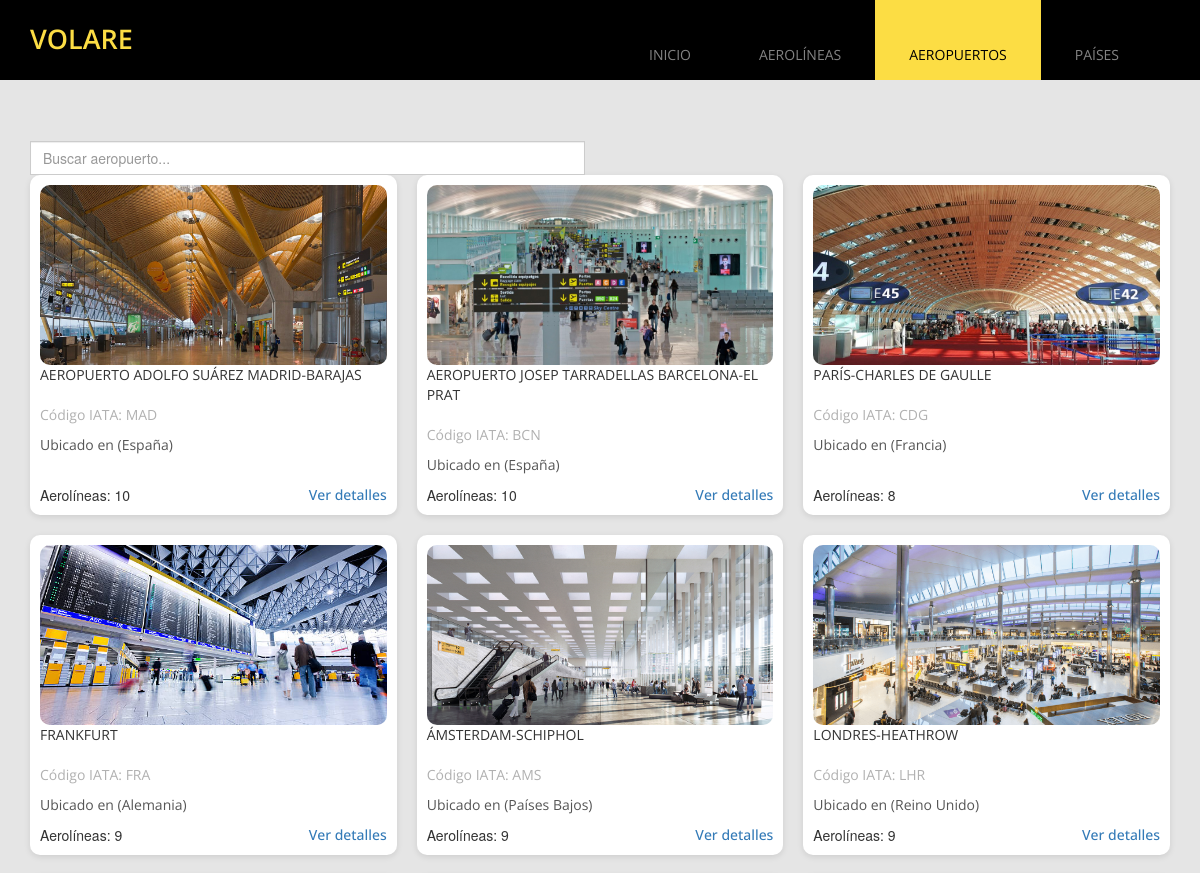
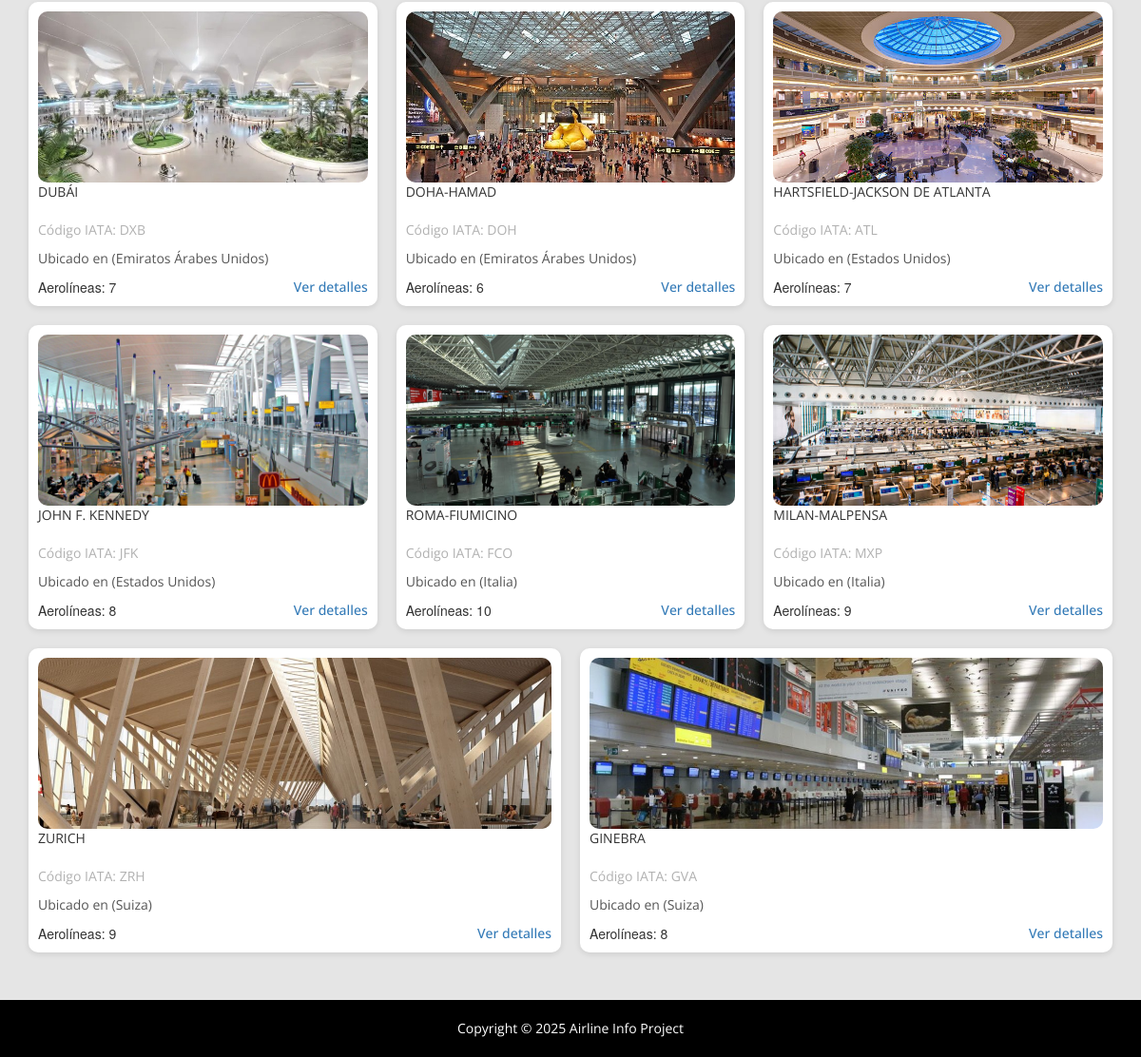
The page /aeropuertos/ on the database its author committed (2 pictures, top to bottom).
### appProyectoVolare/models.py (models this page shows, shortened)
class Aeropuerto(models.Model):
    id_aeropuerto = models.AutoField(primary_key=True)
    nombre = models.CharField(max_length=100)
    siglas = models.CharField(max_length=3)
    pais = models.ForeignKey(Pais, on_delete=models.CASCADE)
    foto = models.ImageField(upload_to='fotos_aeropuertos/')
    aerolineas = models.ManyToManyField(Aerolinea)

class Pais(models.Model):
    id_pais = models.AutoField(primary_key=True)
    nombre = models.CharField(max_length=100)
    bandera = models.ImageField(upload_to='banderas_paises/')
    curiosidad = models.TextField()

### appProyectoVolare/views.py (the view)
# urls.py: path('aeropuertos/', AeropuertoListView.as_view(), name='lista_aeropuertos'),
class AeropuertoListView(ListView):
    model = Aeropuerto
    template_name = 'aeropuertos.html'
    context_object_name = 'aeropuertos'

### appProyectoVolare/templates/aeropuertos.html (shortened to what this page needs)
{% extends 'base.html' %}
{% load static %}
{% block extra_css %}
<link rel="stylesheet" href="{% static 'css/aeropuertos.css' %}">
{% endblock %}
{% block content %}
<section class="container tm-home-section-1">
  <div class="row">
    <div class="tm-section-header">
      <div class="col-lg-3 col-md-3 col-sm-3"><hr></div>
      <div class="col-lg-6 col-md-6 col-sm-6">
        <h2 class="tm-section-title">Aeropuertos registrados</h2>
      </div>
      <div class="col-lg-3 col-md-3 col-sm-3"><hr></div>
    </div>
  </div>
  <div class="row mt-4">
    <div class="col-md-6 offset-md-3">
      <input
        type="text"
        id="buscador-aeropuertos"
        class="form-control"
        placeholder="Buscar aeropuerto..."
      >
    </div>
  </div>
  <div id="contenedor-aeropuertos">
    {% include "aeropuertos_items.html" with aeropuertos=aeropuertos %}
  </div>
</section>
{% endblock %}

### appProyectoVolare/templates/aeropuertos_items.html
{% load static %}
<div class="airport-grid">
  {% for aeropuerto in aeropuertos %}
    <div class="airport-card">
      {% if aeropuerto.foto %}
      <img src="{{ aeropuerto.foto.url }}"
           alt="{{ aeropuerto.nombre }}"
           class="airport-image">
      {% else %}
      <img src="{% static 'img/placeholder.png' %}"
           alt="Sin imagen"
           class="airport-image">
      {% endif %}
      <div class="airport-info">
        <p class="text-uppercase margin-bottom-20">{{ aeropuerto.nombre }}</p>
        <p class="gray-text">Código IATA: {{ aeropuerto.siglas }}</p>
        <p class="airport-description">
          Ubicado en {{ aeropuerto.ciudad }} ({{ aeropuerto.pais.nombre }})
        </p>
      </div>
      <div class="airport-footer">
        <span>Aerolíneas: {{ aeropuerto.aerolineas.count }}</span>
        <a href="{% url 'detalle_aeropuerto' aeropuerto.id_aeropuerto %}">
          Ver detalles
        </a>
      </div>
    </div>
  {% empty %}
    <p>No se encontraron aeropuertos.</p>
  {% endfor %}
</div>

### appProyectoVolare/static/css/templatemo-style.css (style rules this page uses)
ul,p { margin: 0; padding: 0; }
h1,h2,h3 { margin: 0; padding: 0; }
h1,h2,h3,a,p { font-family: 'Open Sans', sans-serif; }
body { overflow-x: hidden; }
.tm-gray-bg { background-color: #E5E5E5; }
.tm-home-section-1 { position: relative; top: -50px; }
.form-control { border-radius: 0; }
.tm-section-header { margin-bottom: 70px; overflow: hidden; }
.tm-section-title { text-align: center; text-transform: uppercase; font-size: 36px; font-weight: 300; }
.margin-bottom-20 { margin-bottom: 20px; }
.gray-text { color: #B1B1B1; }

### appProyectoVolare/static/css/aeropuertos.css (style rules this page uses)
.airport-image { width: 100%; height: 180px; aspect-ratio: 1 / 1; object-fit: cover; border-radius: 10px; }
.airport-grid { display: flex; flex-wrap: wrap; gap: 20px; }
.airport-card { flex: 1 1 calc(33.333% - 20px); display: flex; flex-direction: column; justify-content: space-between; background: white; padding: 10px; border-radius: 10px; box-shadow: 0 2px 6px rgba(0,0,0,0.1); }
.airport-info { flex-grow: 1; }
.airport-description { margin-top: 10px; color: #555; }
.airport-footer { margin-top: auto; padding-top: 10px; display: flex; justify-content: space-between; font-weight: 500; align-items: center; }

### rows shown on the page
Aeropuerto: foto (picture), nombre "AEROPUERTO ADOLFO SUÁREZ MADRID-BARAJAS", siglas "MAD", pais.nombre "España", aerolineas.count "10"
Aeropuerto: foto (picture), nombre "AEROPUERTO JOSEP TARRADELLAS BARCELONA-EL PRAT", siglas "BCN", pais.nombre "España", aerolineas.count "10"
Aeropuerto: foto (picture), nombre "PARÍS-CHARLES DE GAULLE", siglas "CDG", pais.nombre "Francia", aerolineas.count "8"
Aeropuerto: foto (picture), nombre "FRANKFURT", siglas "FRA", pais.nombre "Alemania", aerolineas.count "9"
Aeropuerto: foto (picture), nombre "ÁMSTERDAM-SCHIPHOL", siglas "AMS", pais.nombre "Países Bajos", aerolineas.count "9"
Aeropuerto: foto (picture), nombre "LONDRES-HEATHROW", siglas "LHR", pais.nombre "Reino Unido", aerolineas.count "9"
Aeropuerto: foto (picture), nombre "DUBÁI", siglas "DXB", pais.nombre "Emiratos Árabes Unidos", aerolineas.count "7"
Aeropuerto: foto (picture), nombre "DOHA-HAMAD", siglas "DOH", pais.nombre "Emiratos Árabes Unidos", aerolineas.count "6"
Aeropuerto: foto (picture), nombre "HARTSFIELD-JACKSON DE ATLANTA", siglas "ATL", pais.nombre "Estados Unidos", aerolineas.count "7"
Aeropuerto: foto (picture), nombre "JOHN F. KENNEDY", siglas "JFK", pais.nombre "Estados Unidos", aerolineas.count "8"
Aeropuerto: foto (picture), nombre "ROMA-FIUMICINO", siglas "FCO", pais.nombre "Italia", aerolineas.count "10"
Aeropuerto: foto (picture), nombre "MILAN-MALPENSA", siglas "MXP", pais.nombre "Italia", aerolineas.count "9"
Aeropuerto: foto (picture), nombre "ZURICH", siglas "ZRH", pais.nombre "Suiza", aerolineas.count "9"
Aeropuerto: foto (picture), nombre "GINEBRA", siglas "GVA", pais.nombre "Suiza", aerolineas.count "8"

### other values the page prints
{{ year|default:"2025" }} "2025"
